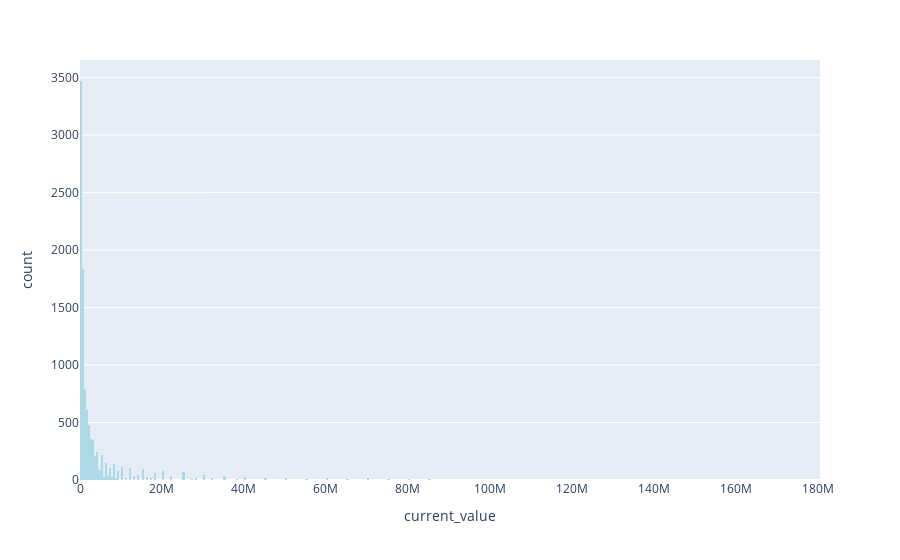

Write notebook code for a chart like this one.
### Code cell
fig = px.histogram(players_DF, x="current_value" , color_discrete_sequence=["lightblue"])
fig.show()

### Figure 1 — Plotly figure (JSON) as saved in the notebook; plotly's stock layout.template omitted (floating-point values rounded to 4 significant figures; data arrays with more than 128 entries replaced by an {"elided": "..."} marker saying what was removed)
{"data": [{"bingroup": "x", "hovertemplate": "current_value=%{x}<br>count=%{y}<extra></extra>", "legendgroup": "", "marker": {"color": "lightblue", "pattern": {"shape": ""}}, "name": "", "orientation": "v", "showlegend": false, "type": "histogram", "x": {"elided": "10232 int values"}, "xaxis": "x", "yaxis": "y"}], "layout": {"barmode": "relative", "legend": {"tracegroupgap": 0}, "margin": {"t": 60}, "xaxis": {"anchor": "y", "domain": [0, 1], "title": {"text": "current_value"}}, "yaxis": {"anchor": "x", "domain": [0, 1], "title": {"text": "count"}}}}
